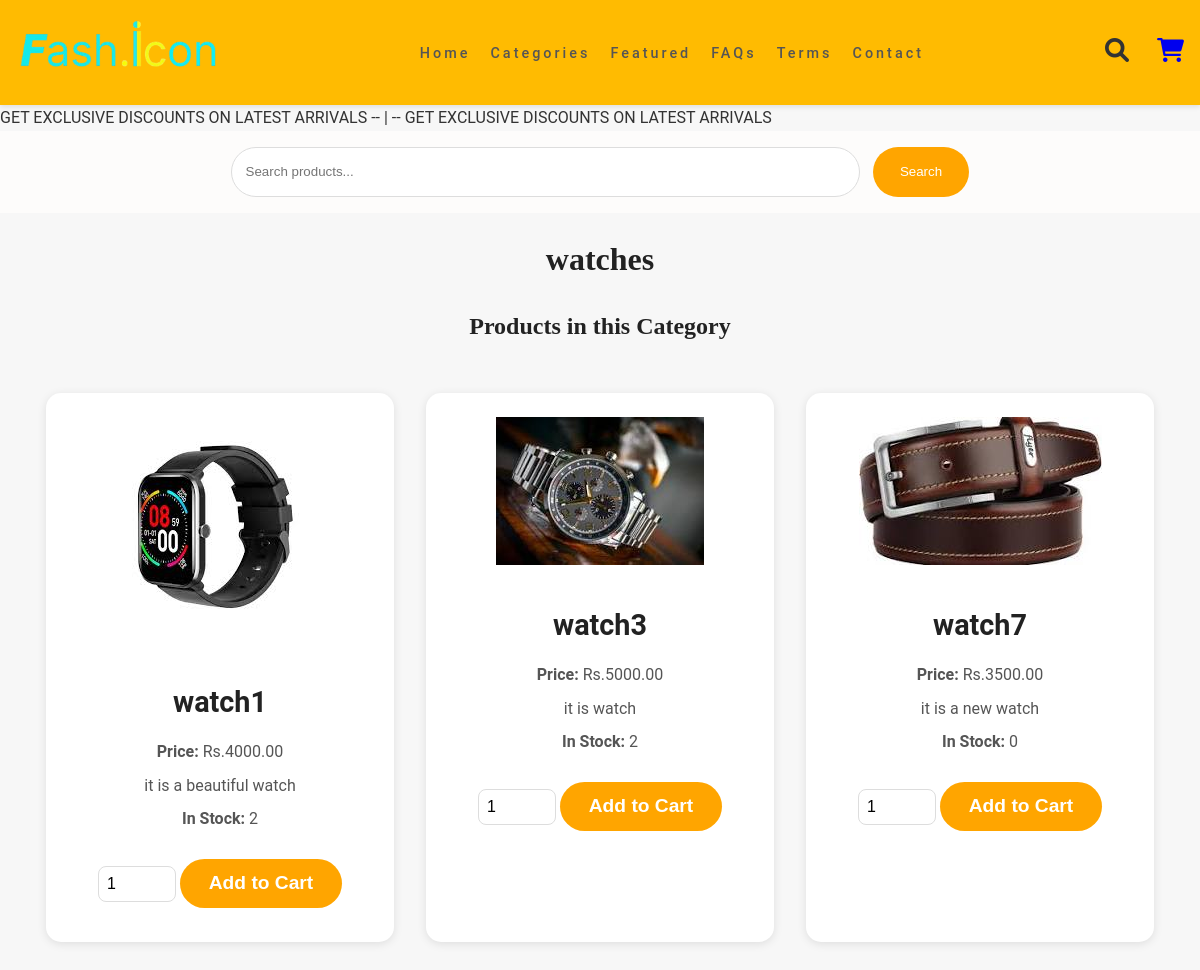
Before: /category/watch/ with the older database file.
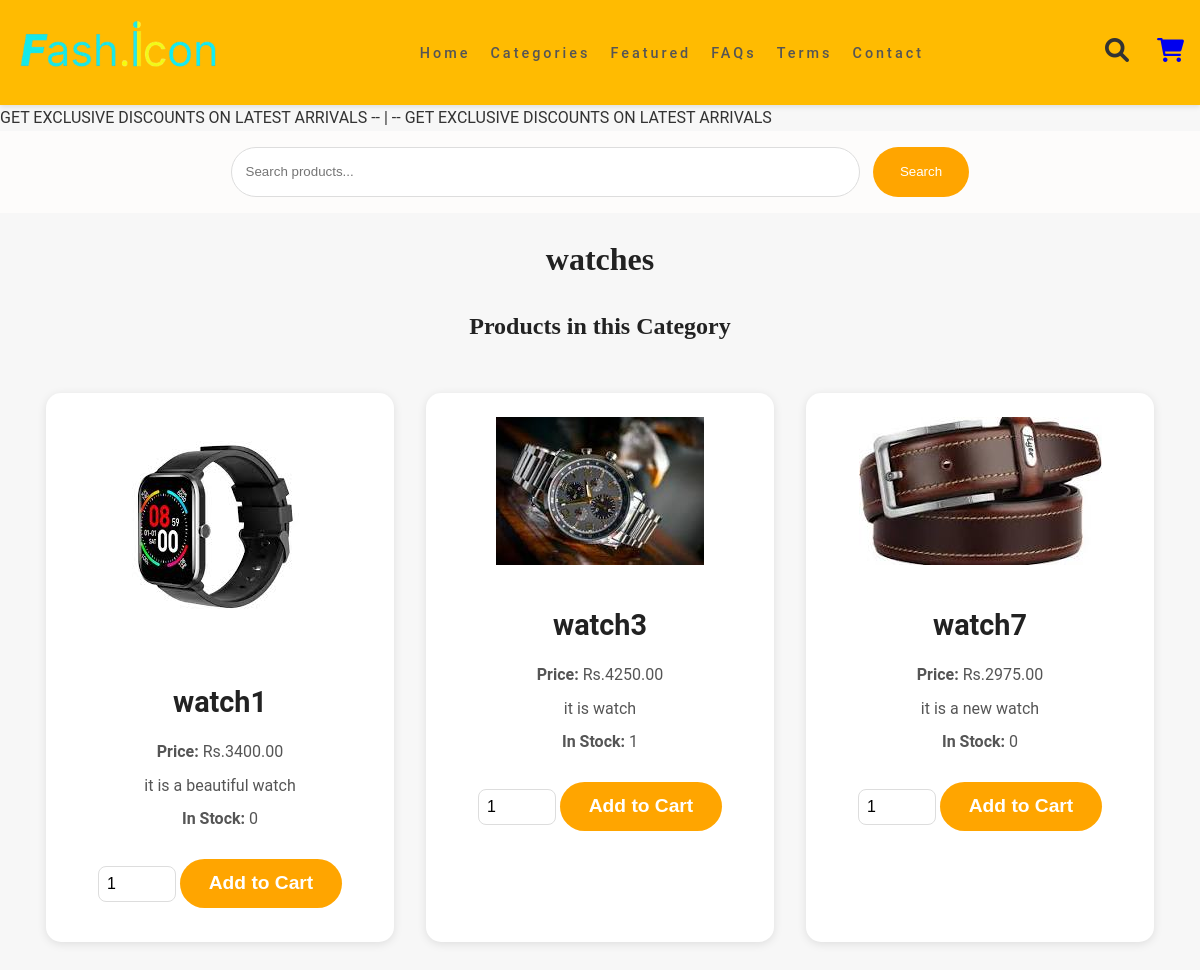
After: the same page with the newer database file.
### keychain_app/models.py (models this page shows, shortened)
class Product(models.Model):
    name = models.CharField(max_length=100)
    description = models.TextField()
    price = models.DecimalField(max_digits=10, decimal_places=2)
    original_price = models.DecimalField(max_digits=10, decimal_places=2, null=True, blank=True)
    quantity = models.PositiveIntegerField()
    image = models.ImageField(upload_to='products/')
    is_featured = models.BooleanField(default=False)
    is_discounted = models.BooleanField(default=False)  # New field for discounted items
    is_best_seller = models.BooleanField(default=False)  # New field for best sellers
    category = models.ForeignKey(Category, related_name='products', on_delete=models.CASCADE)

### keychain_app/views.py (the view)
# urls.py: path('category/<str:url_name>/', views.category_detail, name='category_detail'),
def category_detail(request, url_name):
    category = get_object_or_404(Category, url_name=url_name)  # Assuming your Category model has a `url_name` field
    products = category.products.all()  # Fetch all products related to this category
    context = {
        'category': category,
        'products': products,
    }
    return render(request, 'category_detail.html', context)  # Render your category detail template

### keychain_app/templates/category_detail.html (shortened to what this page needs)
{% load static %}
<!DOCTYPE html>
<html lang="en">
<head>
    <link
    rel="stylesheet"
    href="https://cdnjs.cloudflare.com/ajax/libs/font-awesome/5.15.2/css/all.min.css"
  />
</head>
<body>
    {% include 'navbar.html' %}
    <h1>{{ category.name }}</h1>
    <h2>Products in this Category</h2>
    <ul class="product-list">
        {% for product in products %}
            <li class="product-item">
                <img src="{{ product.image.url }}" alt="">
                <h3>{{ product.name }}</h3>
                <div class="product-info">
                    <p><strong>Price:</strong> Rs.{{ product.price }}</p>
                    <p>{{ product.description }}</p>
                    <p><strong>In Stock:</strong> {{ product.quantity }}</p>
                </div>
                <form method="post" action="{% url 'add_product_to_cart' product.id %}">
                    <input type="number" name="quantity_{{ product.id }}" value="1" min="1" max="{{ product.quantity }}">
                    <button type="submit">Add to Cart</button>
                </form>
            </li>
        {% empty %}
            <p>No products available in this category.</p>
        {% endfor %}
    </ul>
</body>
</html>

Changed rows visible on the page:
changed Product "watch1": price "4000.00" → "3400.00"; quantity "2" → "0"
changed Product "watch3": price "5000.00" → "4250.00"; quantity "2" → "1"
changed Product "watch7": price "3500.00" → "2975.00"
